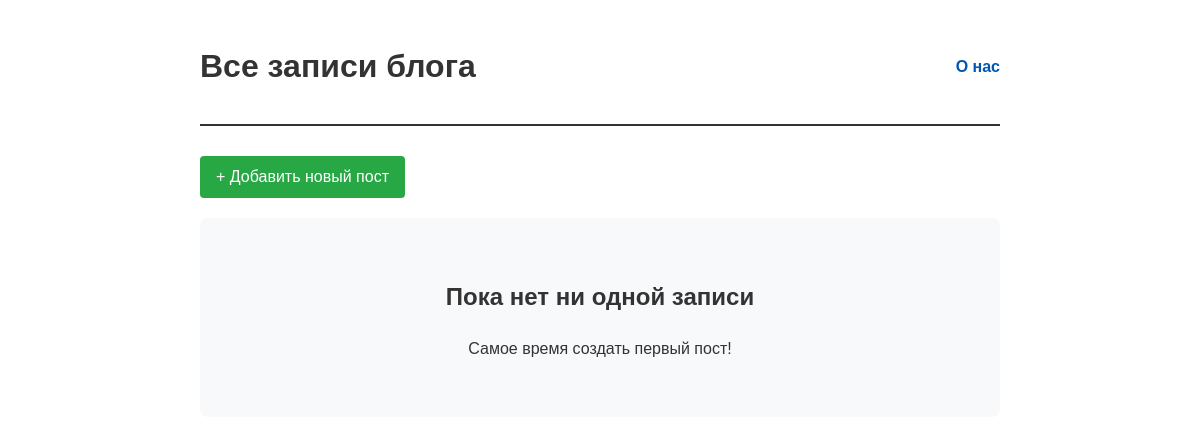
The app's page /posts/, older data.
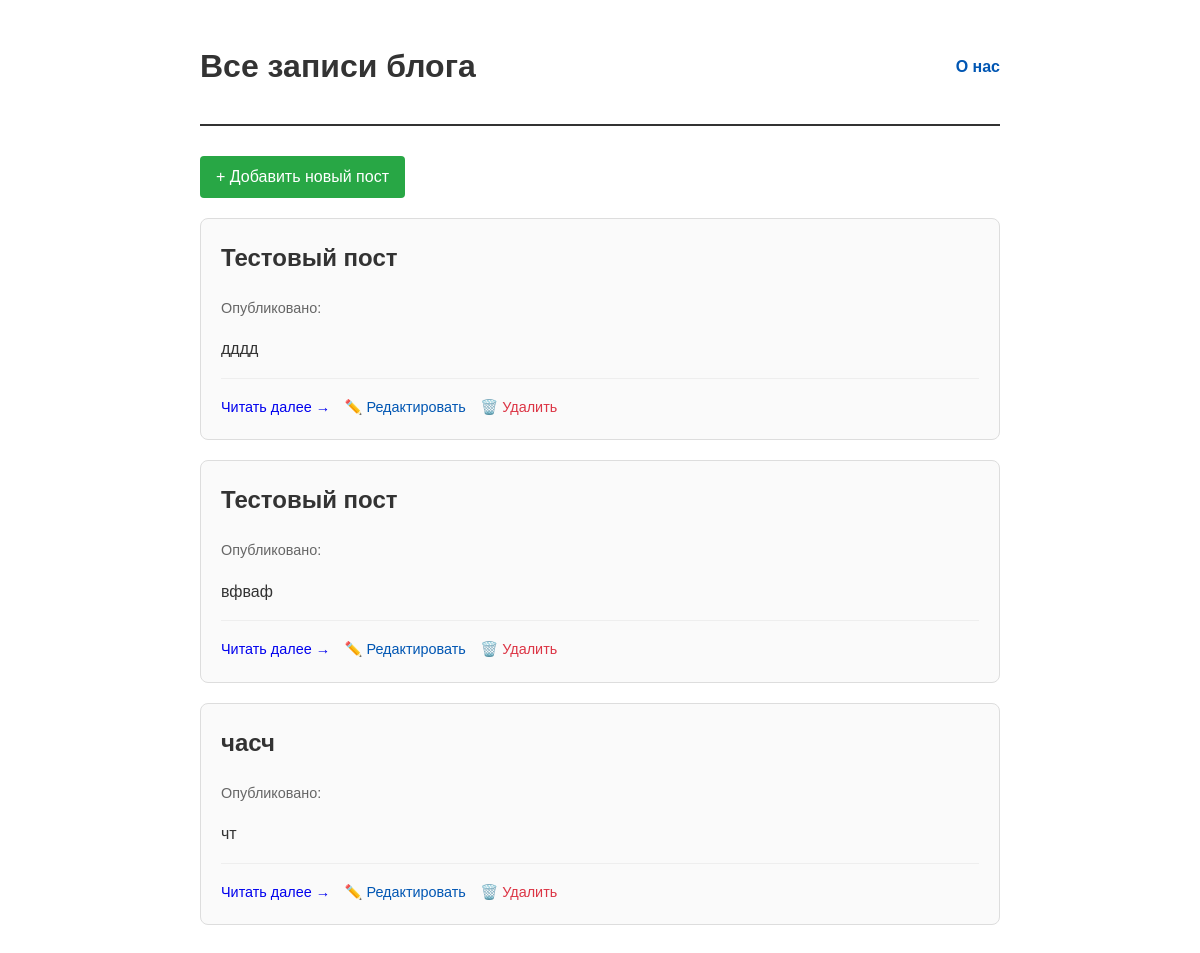
The same page, newer data.
### blog/models.py (models this page shows, shortened)
class Post(models.Model):
    title = models.CharField(max_length=100)
    content = models.TextField()

### blog/views.py (the view)
# urls.py: path('posts/', PostListView.as_view(), name='post_list'),
class PostListView(ListView):
    model = Post
    template_name = 'blog/post_list.html'
    context_object_name = 'posts'

### blog/templates/blog/post_list.html (shortened to what this page needs)
<!DOCTYPE html>
<html lang="ru">
<head>
</head>
<body>
    <div class="header">
        <h1>Все записи блога</h1>
        <div class="nav-links">
            <a href="{% url 'blog:about' %}">О нас</a>
        </div>
    </div>
    <a href="{% url 'blog:post_create' %}" class="btn-create">+ Добавить новый пост</a>
    {% if posts %}
        {% for post in posts %}
            <article class="post-card">
                <h2>
                    <a href="{% url 'blog:post_detail' post.pk %}">{{ post.title }}</a>
                </h2>
                <div class="post-meta">
                    Опубликовано: {{ post.created_at|date:"d.m.Y H:i" }}
                </div>
                <p>{{ post.content|truncatewords:30 }}</p>
                <div class="post-actions">
                    <a href="{% url 'blog:post_detail' post.pk %}">Читать далее →</a>
                    <a href="{% url 'blog:post_edit' post.pk %}" class="link-edit">✏️ Редактировать</a>
                    <a href="{% url 'blog:post_delete' post.pk %}" class="link-delete">🗑️ Удалить</a>
                </div>
            </article>
        {% endfor %}
    {% else %}
        <div class="empty-message">
            <h2>Пока нет ни одной записи</h2>
            <p>Самое время создать первый пост!</p>
        </div>
    {% endif %}
</body>
</html>

### blog/templates/blog/post_list.html (style rules this page uses)
body { font-family: Arial, sans-serif; max-width: 800px; margin: 0 auto; padding: 20px; line-height: 1.6; color: #333; }
.header { display: flex; justify-content: space-between; align-items: center; margin-bottom: 30px; border-bottom: 2px solid #333; padding-bottom: 10px; }
.nav-links a { text-decoration: none; color: #0056b3; margin-left: 15px; font-weight: bold; }
.btn-create { display: inline-block; background-color: #28a745; color: white; padding: 8px 16px; text-decoration: none; border-radius: 4px; margin-bottom: 20px; }
.post-card { border: 1px solid #ddd; border-radius: 8px; padding: 20px; margin-bottom: 20px; background-color: #fafafa; }
.post-card h2 { margin-top: 0; }
.post-card h2 a { text-decoration: none; color: #333; }
.post-meta { color: #666; font-size: 0.9em; margin-bottom: 15px; }
.post-actions { margin-top: 15px; padding-top: 15px; border-top: 1px solid #eee; }
.post-actions a { text-decoration: none; font-size: 0.9em; margin-right: 10px; }
.link-edit { color: #0056b3; }
.link-delete { color: #dc3545; }

Row changes from the older to the newer data that the page shows:
added Post: title "Тестовый пост", content "дддд"
added Post: title "Тестовый пост", content "вфваф"
added Post: title "часч", content "чт"
Text that changed along with them:
text no longer shown: "Пока нет ни одной записи Самое время создать первый пост!"
